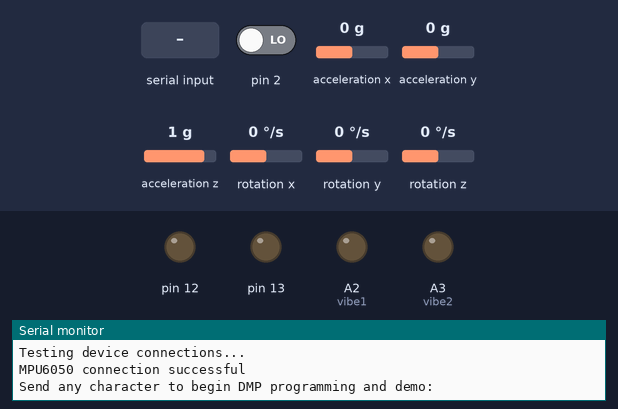
A sketch run on a simulated Arduino Uno, built with avr-gcc and run on an emulated ATmega328P. On the bench: output pins drawn as LEDs (lit = HIGH), the last lines printed to the serial monitor. Inputs (shaded band) come from the test bench; at power-on: pin 2 LOW, acceleration x 0 g, acceleration y 0 g, acceleration z 1 g, rotation x 0 °/s, rotation y 0 °/s, rotation z 0 °/s. The sensor or clock chip raises its interrupt line as the real part does.

Above: at 0.9 s.
1.0 s: "1\n" received over Serial
3.0 s: "0\n" received over Serial
At 3.5 s:
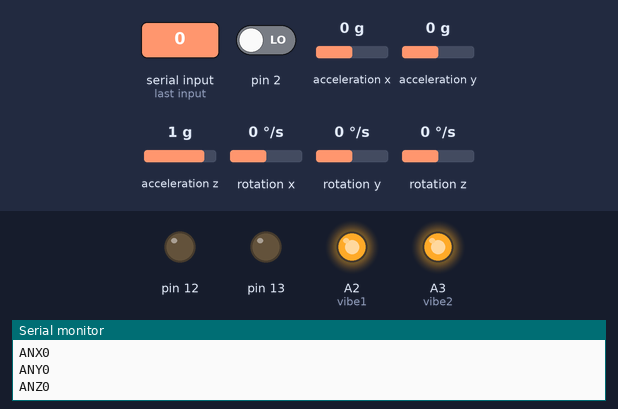
Timing chart, 0 to 6.0 s (numbered marks = the images above; inputs shaded):
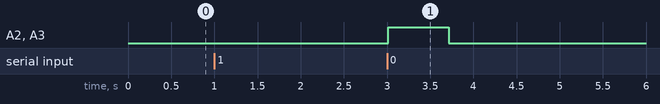

Measured:
- after the input at 3.0 s, A2 (vibe1), A3 (vibe2): LOW → HIGH at once, → LOW 0.70 s later

The sketch:

final.ino
```cpp
// I2Cdev and MPU6050 must be installed as libraries, or else the .cpp/.h files
// for both classes must be in the include path of your project
#include "I2Cdev.h"

#include "MPU6050_6Axis_MotionApps20.h"
//#include "MPU6050.h" // not necessary if using MotionApps include file

// Arduino Wire library is required if I2Cdev I2CDEV_ARDUINO_WIRE implementation
// is used in I2Cdev.h
#if I2CDEV_IMPLEMENTATION == I2CDEV_ARDUINO_WIRE
    #include "Wire.h"
#endif

// class default I2C address is 0x68
// specific I2C addresses may be passed as a parameter here
// AD0 low = 0x68 (default for SparkFun breakout and InvenSense evaluation board)
// AD0 high = 0x69
MPU6050 mpu;
//MPU6050 mpu(0x69); // <-- use for AD0 high

/* =========================================================================
   NOTE: In addition to connection 3.3v, GND, SDA, and SCL, this sketch
   depends on the MPU-6050's INT pin being connected to the Arduino's
   external interrupt #0 pin. On the Arduino Uno and Mega 2560, this is
   digital I/O pin 2.
 * ========================================================================= */

/* =========================================================================
   NOTE: Arduino v1.0.1 with the Leonardo board generates a compile error
   when using Serial.write(buf, len). The Teapot output uses this method.
   The solution requires a modification to the Arduino USBAPI.h file, which
   is fortunately simple, but annoying. This will be fixed in the next IDE
   release. For more info, see these links:

   http://arduino.cc/forum/index.php/topic,109987.0.html
   http://code.google.com/p/arduino/issues/detail?id=958
 * ========================================================================= */
#define vibe1 A2
#define vibe2 A3
#define MAGNET1 7
#define MAGNET2 3
#define MAGNET3 4
#define MAGNET4 5
#define MAGNET5 6


// uncomment "OUTPUT_READABLE_QUATERNION" if you want to see the actual
// quaternion components in a [w, x, y, z] format (not best for parsing
// on a remote host such as Processing or something though)
#define OUTPUT_READABLE_QUATERNION      //실제 w x y z를 보기위한 것.


// uncomment "OUTPUT_READABLE_YAWPITCHROLL" if you want to see the yaw/
// pitch/roll angles (in degrees) calculated from the quaternions coming
// from the FIFO. Note this also requires gravity vector calculations.
// Also note that yaw/pitch/roll angles suffer from gimbal lock (for
// more info, see: http://en.wikipedia.org/wiki/Gimbal_lock)
#define OUTPUT_READABLE_YAWPITCHROLL      //yaw pitch roll을 보고싶을때

bool blinkState = false;

// MPU control/status vars
bool dmpReady = false;  // set true if DMP init was successful   //DMP를 입력하면 시작.
uint8_t mpuIntStatus;   // holds actual interrupt status byte from MPU
uint8_t devStatus;      // return status after each device operation (0 = success, !0 = error)
uint16_t packetSize;    // expected DMP packet size (default is 42 bytes)
uint16_t fifoCount;     // count of all bytes currently in FIFO
uint8_t fifoBuffer[64]; // FIFO storage buffer

// orientation/motion vars
Quaternion q;           // [w, x, y, z]         quaternion container
VectorInt16 aa;         // [x, y, z]            accel sensor measurements
VectorInt16 aaReal;     // [x, y, z]            gravity-free accel sensor measurements
VectorInt16 aaWorld;    // [x, y, z]            world-frame accel sensor measurements
VectorFloat gravity;    // [x, y, z]            gravity vector
float euler[3];         // [psi, theta, phi]    Euler angle container
float ypr[3];           // [yaw, pitch, roll]   yaw/pitch/roll container and gravity vector

// packet structure for InvenSense teapot demo
uint8_t teapotPacket[14] = { '$', 0x02, 0,0, 0,0, 0,0, 0,0, 0x00, 0x00, '\r', '\n' };


// ================================================================
// ===               INTERRUPT DETECTION ROUTINE                ===
// ================================================================

volatile bool mpuInterrupt = false;     // indicates whether MPU interrupt pin has gone high
void dmpDataReady() {
    mpuInterrupt = true;
}


// ================================================================
// ===                      INITIAL SETUP                       ===
// ================================================================

void setup() {
  pinMode(13 , OUTPUT ); //자이로
  pinMode(12 , OUTPUT );
  pinMode( vibe1 , OUTPUT );
  pinMode( vibe2 , OUTPUT);
  pinMode( MAGNET1 , INPUT);
  pinMode( MAGNET2 , INPUT);
  pinMode( MAGNET3 , INPUT);
  pinMode( MAGNET4 , INPUT);
  pinMode( MAGNET5 , INPUT);

    // join I2C bus (I2Cdev library doesn't do this automatically)
    #if I2CDEV_IMPLEMENTATION == I2CDEV_ARDUINO_WIRE
        Wire.begin();
        TWBR = 24; // 400kHz I2C clock (200kHz if CPU is 8MHz)
    #elif I2CDEV_IMPLEMENTATION == I2CDEV_BUILTIN_FASTWIRE
        Fastwire::setup(400, true);
    #endif

    // initialize serial communication
    // (115200 chosen because it is required for Teapot Demo output, but it's
    // really up to you depending on your project)
    Serial.begin(9600);  //원래 115200
    while (!Serial); // wait for Leonardo enumeration, others continue immediately

    // NOTE: 8MHz or slower host processors, like the Teensy @ 3.3v or Ardunio
    // Pro Mini running at 3.3v, cannot handle this baud rate reliably due to
    // the baud timing being too misaligned with processor ticks. You must use
    // 38400 or slower in these cases, or use some kind of external separate
    // crystal solution for the UART timer.

    // initialize device
    Serial.println(F("Initializing I2C devices..."));
    mpu.initialize();

    // verify connection
    Serial.println(F("Testing device connections..."));
    Serial.println(mpu.testConnection() ? F("MPU6050 connection successful") : F("MPU6050 connection failed"));

    // wait for ready
    Serial.println(F("\nSend any character to begin DMP programming and demo: "));
    while (Serial.available() && Serial.read()); // empty buffer
    while (!Serial.available());                 // wait for data
    while (Serial.available() && Serial.read()); // empty buffer again

    // load and configure the DMP
    Serial.println(F("Initializing DMP..."));
    devStatus = mpu.dmpInitialize();

    // supply your own gyro offsets here, scaled for min sensitivity
    mpu.setXGyroOffset(0);    //220
    mpu.setYGyroOffset(0);     //76
    mpu.setZGyroOffset(0);     //-85
    mpu.setZAccelOffset(0); // 1788 factory default for my test chip

    // make sure it worked (returns 0 if so)
    if (devStatus == 0) {
        // turn on the DMP, now that it's ready
        Serial.println(F("Enabling DMP..."));
        mpu.setDMPEnabled(true);

        // enable Arduino interrupt detection
        Serial.println(F("Enabling interrupt detection (Arduino external interrupt 0)..."));
        attachInterrupt(0, dmpDataReady, RISING);
        mpuIntStatus = mpu.getIntStatus();

        // set our DMP Ready flag so the main loop() function knows it's okay to use it
        Serial.println(F("DMP ready! Waiting for first interrupt..."));
        dmpReady = true;

        // get expected DMP packet size for later comparison
        packetSize = mpu.dmpGetFIFOPacketSize();
    } else {
        // ERROR!
        // 1 = initial memory load failed
        // 2 = DMP configuration updates failed
        // (if it's going to break, usually the code will be 1)
        Serial.print(F("DMP Initialization failed (code "));
        Serial.print(devStatus);
        Serial.println(F(")"));
    }

}

int state_13=0;
int state_12=0;
char vibrationcommand;
boolean finish=false;
unsigned long preTime = 0;
void timecheck()
{
unsigned long curTime = millis(); // 현재 시각은?
// (현재시각 > 이전시각+1초)
if(curTime > preTime+1000) { // 1초 지났니?
finish=true;
curTime=0;
}
}
// ================================================================
// ===                    MAIN PROGRAM LOOP                     ===
// ================================================================

void loop() {

    // if programming failed, don't try to do anything
    if (!dmpReady) return;

    // wait for MPU interrupt or extra packet(s) available
    while (!mpuInterrupt && fifoCount < packetSize) {
        // other program behavior stuff here
        // .
        // .
        // .
        // if you are really paranoid you can frequently test in between other
        // stuff to see if mpuInterrupt is true, and if so, "break;" from the
        // while() loop to immediately process the MPU data
        // .
        // .
    }

    // reset interrupt flag and get INT_STATUS byte
    mpuInterrupt = false;
    mpuIntStatus = mpu.getIntStatus();

    // get current FIFO count
    fifoCount = mpu.getFIFOCount();

    // check for overflow (this should never happen unless our code is too inefficient)
    if ((mpuIntStatus & 0x10) || fifoCount == 1024) {
        // reset so we can continue cleanly
        mpu.resetFIFO();
        Serial.println(F("FIFO overflow!"));

    // otherwise, check for DMP data ready interrupt (this should happen frequently)
    } else if (mpuIntStatus & 0x02) {
        // wait for correct available data length, should be a VERY short wait
        while (fifoCount < packetSize) fifoCount = mpu.getFIFOCount();

        // read a packet from FIFO
        mpu.getFIFOBytes(fifoBuffer, packetSize);

        // track FIFO count here in case there is > 1 packet available
        // (this lets us immediately read more without waiting for an interrupt)
        fifoCount -= packetSize;

        #ifdef OUTPUT_READABLE_QUATERNION
            // display quaternion values in easy matrix form: w x y z
            mpu.dmpGetQuaternion(&q, fifoBuffer);
            Serial.print("POX");
            Serial.println(q.w);

            Serial.print("POY");
            Serial.println(q.x);

            Serial.print("POZ");
            Serial.println(q.z);
            /*
            Serial.print("quat\t");
            Serial.print(q.w);
            Serial.print("\t");
            Serial.print(q.x);
            Serial.print("\t");
            Serial.print(q.y);
            Serial.print("\t");
            Serial.println(q.z);
            */
        #endif

        #ifdef OUTPUT_READABLE_YAWPITCHROLL
            // display Euler angles in degrees
            mpu.dmpGetQuaternion(&q, fifoBuffer);
            mpu.dmpGetGravity(&gravity, &q);
            mpu.dmpGetYawPitchRoll(ypr, &q, &gravity);
            Serial.print("ANX");
            Serial.println( int( ypr[0] * 180 / M_PI ) );

            Serial.print("ANY");
            Serial.println( int( ypr[1] * 180 / M_PI ) );

            Serial.print("ANZ");
            Serial.println( int( ypr[2] * 180 / M_PI ) );
            /*
            Serial.print("yawpitchRoll\t");
            Serial.print(int(ypr[0] * 180/M_PI));
            Serial.print("\t");
            Serial.print(int(ypr[1] * 180/M_PI));
            Serial.print("\t");
            Serial.println(int(ypr[2] * 180/M_PI));
            */
        #endif
        // blink LED to indicate activity
        blinkState = !blinkState;
    }
if(!Serial.available())
{
  unsigned long curTime = millis(); // 현재 시각은?
// (현재시각 > 이전시각+1초)

if(curTime > preTime+1000) { // 1초 지났니?
preTime = curTime;
    analogWrite( vibe1, 0);
    analogWrite( vibe2, 0);
  }
}
      if(Serial.available()>0)
 {
      vibrationcommand=Serial.read();
    if(vibrationcommand!='1'||vibrationcommand!='2')
        {
           analogWrite( vibe1, 0);
            analogWrite( vibe2, 0);
         }
    if(vibrationcommand='1')
     {
     analogWrite( vibe1, 100);
      analogWrite( vibe2, 100);
    //총쏘기
    timecheck();
       if(finish)
       {
       analogWrite( vibe1, 0);
        analogWrite( vibe2, 0);
        finish=false;
      }
     }
    if(vibrationcommand='2')
    {
    //특수공격
    //센 진동
      analogWrite( vibe1, 300);
      analogWrite( vibe2, 300);
       timecheck();
     if(finish)
        {
          analogWrite( vibe1, 0);
         analogWrite( vibe2, 0);
         finish=false;
       }
     }
  }
 }
```
